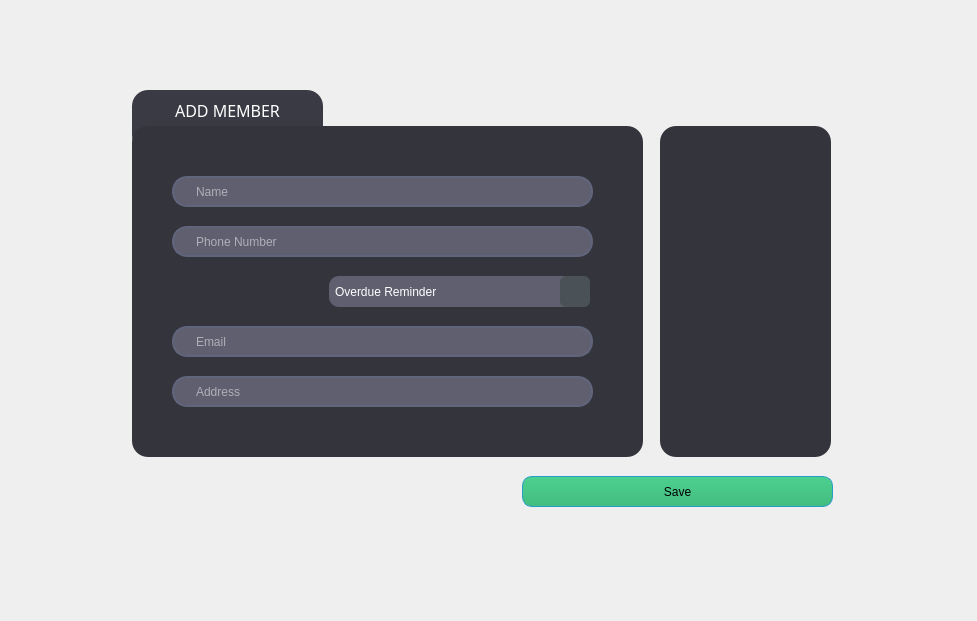
<?xml version="1.0" encoding="UTF-8"?>
<ui version="4.0">
 <class>updateMember</class>
 <widget class="QDialog" name="updateMember">
  <property name="geometry">
   <rect>
    <x>0</x>
    <y>0</y>
    <width>977</width>
    <height>621</height>
   </rect>
  </property>
  <property name="windowTitle">
   <string>Dialog</string>
  </property>
  <widget class="QLineEdit" name="txtaddbook">
   <property name="geometry">
    <rect>
     <x>162</x>
     <y>146</y>
     <width>271</width>
     <height>31</height>
    </rect>
   </property>
   <property name="styleSheet">
    <string notr="true">background: transparent;
border:none;
color: white;
font: 12pt &quot;Century Gothic&quot;;
border-bottom: 1px solid rgb(193, 193, 193);
border-radius:none;</string>
   </property>
   <property name="text">
    <string/>
   </property>
   <property name="placeholderText">
    <string>Title</string>
   </property>
  </widget>
  <widget class="QFrame" name="sideFrame">
   <property name="geometry">
    <rect>
     <x>660</x>
     <y>126</y>
     <width>171</width>
     <height>331</height>
    </rect>
   </property>
   <property name="styleSheet">
    <string notr="true">background-color: rgb(52, 52, 61);
border-radius: 16px;</string>
   </property>
   <property name="frameShape">
    <enum>QFrame::StyledPanel</enum>
   </property>
   <property name="frameShadow">
    <enum>QFrame::Raised</enum>
   </property>
  </widget>
  <widget class="QPushButton" name="btnSaveMember">
   <property name="geometry">
    <rect>
     <x>522</x>
     <y>476</y>
     <width>311</width>
     <height>31</height>
    </rect>
   </property>
   <property name="styleSheet">
    <string notr="true">/*-----QPushButton-----*/
QPushButton
{
background-color: qlineargradient(spread:pad, x1:0, y1:1, x2:0, y2:0, stop:0 rgba(68, 188, 128, 255), stop:1 rgba(76, 209, 143, 255));
color: black;
font: 8pt &quot;Century Gothic&quot;;
min-width: 80px;
border-style: solid;
border-width: 1px;
border-radius: 10px;
border-color: rgb(38, 156, 200);
padding: 5px;}

QPushButton::flat
{
background-color: transparent;
border: none;
color: #fff;}

QPushButton::disabled
{
background-color: rgb(131, 165, 174);
color: black;
border-color: black;}

QPushButton::hover
{
background-color: qlineargradient(spread:pad, x1:0, y1:1, x2:0, y2:0, stop:0 rgba(54, 149, 101, 255), stop:1 rgba(64, 175, 119, 255));
border: 1px solid rgb(41, 170, 182);}</string>
   </property>
   <property name="text">
    <string>Save</string>
   </property>
  </widget>
  <widget class="QFrame" name="AddMemberFormFrame">
   <property name="geometry">
    <rect>
     <x>132</x>
     <y>126</y>
     <width>511</width>
     <height>331</height>
    </rect>
   </property>
   <property name="styleSheet">
    <string notr="true">background-color: rgb(52, 52, 61);
border-radius: 16px;</string>
   </property>
   <property name="frameShape">
    <enum>QFrame::StyledPanel</enum>
   </property>
   <property name="frameShadow">
    <enum>QFrame::Raised</enum>
   </property>
   <widget class="QLineEdit" name="txtAddMemberName">
    <property name="geometry">
     <rect>
      <x>40</x>
      <y>50</y>
      <width>421</width>
      <height>31</height>
     </rect>
    </property>
    <property name="styleSheet">
     <string notr="true">QLineEdit{
border: 2px solid rgb(96, 101, 124);
border-radius: 15px;
color: rgb(255, 255, 255);
font: 12pt &quot;Century Gothic&quot;;
padding-left:20px;
padding-rght: 20px;
background-color: rgb(95, 95, 112);
}


QLineEdit::hover{
border: 2px solid rgb(43, 153, 213);
}

QLineEdit::focus{
border: 2px solid rgb(170, 255, 255);
background-color:rgb(43,45,56);
}</string>
    </property>
    <property name="placeholderText">
     <string>Name</string>
    </property>
   </widget>
   <widget class="QLineEdit" name="txtAddMemberPhone">
    <property name="geometry">
     <rect>
      <x>40</x>
      <y>100</y>
      <width>421</width>
      <height>31</height>
     </rect>
    </property>
    <property name="styleSheet">
     <string notr="true">QLineEdit{
border: 2px solid rgb(96, 101, 124);
border-radius: 15px;
color: rgb(255, 255, 255);
font: 12pt &quot;Century Gothic&quot;;
padding-left:20px;
padding-rght: 20px;
background-color: rgb(95, 95, 112);
}


QLineEdit::hover{
border: 2px solid rgb(43, 153, 213);
}

QLineEdit::focus{
border: 2px solid rgb(170, 255, 255);
background-color:rgb(43,45,56);
}</string>
    </property>
    <property name="placeholderText">
     <string>Phone Number</string>
    </property>
   </widget>
   <widget class="QLineEdit" name="txtAddMemberAddress">
    <property name="geometry">
     <rect>
      <x>40</x>
      <y>250</y>
      <width>421</width>
      <height>31</height>
     </rect>
    </property>
    <property name="styleSheet">
     <string notr="true">QLineEdit{
border: 2px solid rgb(96, 101, 124);
border-radius: 15px;
color: rgb(255, 255, 255);
font: 12pt &quot;Century Gothic&quot;;
padding-left:20px;
padding-rght: 20px;
background-color: rgb(95, 95, 112);
}


QLineEdit::hover{
border: 2px solid rgb(43, 153, 213);
}

QLineEdit::focus{
border: 2px solid rgb(170, 255, 255);
background-color:rgb(43,45,56);
}</string>
    </property>
    <property name="placeholderText">
     <string>Address</string>
    </property>
   </widget>
   <widget class="QLineEdit" name="txtAddMemberEmail">
    <property name="geometry">
     <rect>
      <x>40</x>
      <y>200</y>
      <width>421</width>
      <height>31</height>
     </rect>
    </property>
    <property name="styleSheet">
     <string notr="true">QLineEdit{
border: 2px solid rgb(96, 101, 124);
border-radius: 15px;
color: rgb(255, 255, 255);
font: 12pt &quot;Century Gothic&quot;;
padding-left:20px;
padding-rght: 20px;
background-color: rgb(95, 95, 112);
}


QLineEdit::hover{
border: 2px solid rgb(43, 153, 213);
}

QLineEdit::focus{
border: 2px solid rgb(170, 255, 255);
background-color:rgb(43,45,56);
}</string>
    </property>
    <property name="placeholderText">
     <string>Email</string>
    </property>
   </widget>
   <widget class="QComboBox" name="comboBox">
    <property name="geometry">
     <rect>
      <x>197</x>
      <y>150</y>
      <width>261</width>
      <height>31</height>
     </rect>
    </property>
    <property name="styleSheet">
     <string notr="true">/*-----QDoubleSpinBox -*

	background-color: rgb(117, 129, 138);
	color : #fff;
	border: 1px solid #1d1d1d;
	border-radius: 15px;
	padding: 3px;
	padding-left: 5px;
	padding-right: 10px;


/*QComboBox::up-button
{
	background-color: #4a5157;
    width: 16px; 
	border-top-right-radius: 4px;
    border-width: 1px;
	border-color: #1d1d1d;

}


QComboBox::up-button:hover
{
	background-color: #585858;

}*/

/*QComboBox::up-button:pressed
{
	background-color: #252525;
    width: 16px; 
    border-width: 1px;

}


 QComboBox::up-arrow
{
    image: url(://arrow-up.png);
    width: 7px;
    height: 7px;

}


QComboBox::item::down-button
{
	background-color: #4a5157;
    width: 16px; 
    border-width: 1px;
	border-bottom-right-radius: 4px;
	border-color: #1d1d1d;

}


QComboBox::down-button:hover
{
	background-color: #585858;

}


QComboBox::down-button:pressed
{
	background-color: #252525;
    width: 16px; 
    border-width: 1px;

}


QComboBox::down-arrow
{
    image: url(://arrow-down.png);
    width: 7px;
    height: 5px;

}



/*-----QComboBox-----*/
QComboBox
{
    
	background-color: rgb(95, 95, 112);
    padding-left: 6px;
    color: #fff;
    height: 20px;
	border-radius: 10px;


}


/*QComboBox::disabled
{
	background-color: #404	margin-right: 10px;040;
	color: #656565;
	border-color: #051a39;

}*/

QComboBox:on
{
    background-color: #4a5157;
	color: #fff;

}


/*QComboBox QAbstractItemView
{
    background-color: #4a5157;
    color: #fff;
    selection-background-color: #002b2b;
	selection-color: #fff;
    outline: 0;

}*/


QComboBox::drop-down
{
	background-color: #4a5157;
    subcontrol-origin: padding;
    subcontrol-position: top right;
	border-radius: 6px;
    width: 30px;

}


QComboBox::down-arrow
{
    image: url(://arrow-down.png);
    width: 8px;
    height: 8px;

}

QComboBox::hover{
border: 2px solid rgb(43, 153, 213);
}

QComboBox::focus{
border: 2px solid rgb(170, 255, 255);
background-color:rgb(43,45,56);
}</string>
    </property>
    <property name="editable">
     <bool>false</bool>
    </property>
    <property name="placeholderText">
     <string>Overdue Reminder</string>
    </property>
   </widget>
  </widget>
  <widget class="QFrame" name="addBookTabFrame">
   <property name="geometry">
    <rect>
     <x>132</x>
     <y>90</y>
     <width>191</width>
     <height>61</height>
    </rect>
   </property>
   <property name="styleSheet">
    <string notr="true">background-color: rgb(58, 58, 68);
border-radius: 16px;</string>
   </property>
   <property name="frameShape">
    <enum>QFrame::StyledPanel</enum>
   </property>
   <property name="frameShadow">
    <enum>QFrame::Raised</enum>
   </property>
   <widget class="QLabel" name="addBookTtle">
    <property name="geometry">
     <rect>
      <x>10</x>
      <y>10</y>
      <width>171</width>
      <height>21</height>
     </rect>
    </property>
    <property name="font">
     <font>
      <family>Century Gothic</family>
      <pointsize>12</pointsize>
      <weight>9</weight>
      <italic>false</italic>
      <bold>false</bold>
     </font>
    </property>
    <property name="styleSheet">
     <string notr="true">color: rgb(255, 255, 255);
font: 75 12pt &quot;Century Gothic&quot;;</string>
    </property>
    <property name="text">
     <string>ADD MEMBER</string>
    </property>
    <property name="alignment">
     <set>Qt::AlignCenter</set>
    </property>
   </widget>
  </widget>
  <zorder>addBookTabFrame</zorder>
  <zorder>txtaddbook</zorder>
  <zorder>sideFrame</zorder>
  <zorder>btnSaveMember</zorder>
  <zorder>AddMemberFormFrame</zorder>
 </widget>
 <resources/>
 <connections/>
</ui>
